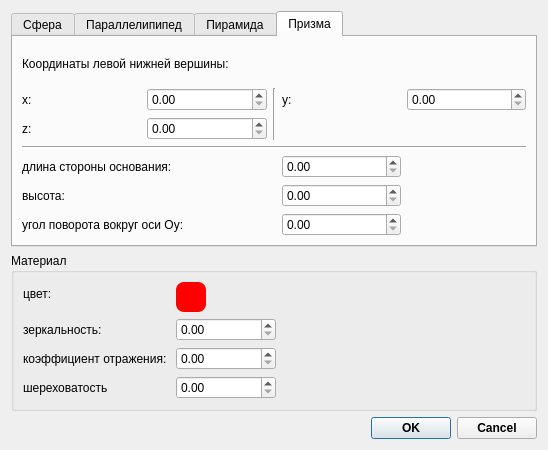
<?xml version="1.0" encoding="UTF-8"?>
<ui version="4.0">
 <class>Dialog</class>
 <widget class="QDialog" name="Dialog">
  <property name="geometry">
   <rect>
    <x>0</x>
    <y>0</y>
    <width>548</width>
    <height>450</height>
   </rect>
  </property>
  <property name="windowTitle">
   <string>Dialog</string>
  </property>
  <layout class="QVBoxLayout" name="verticalLayout">
   <item>
    <widget class="QTabWidget" name="tabWidget">
     <property name="currentIndex">
      <number>3</number>
     </property>
     <widget class="QWidget" name="tab">
      <attribute name="title">
       <string>Сфера</string>
      </attribute>
      <layout class="QGridLayout" name="gridLayout">
       <item row="3" column="1">
        <widget class="QDoubleSpinBox" name="s_z"/>
       </item>
       <item row="1" column="0">
        <widget class="QLabel" name="label_3">
         <property name="text">
          <string>x:</string>
         </property>
        </widget>
       </item>
       <item row="1" column="1">
        <widget class="QDoubleSpinBox" name="s_x"/>
       </item>
       <item row="3" column="0">
        <widget class="QLabel" name="label_5">
         <property name="text">
          <string>z:</string>
         </property>
        </widget>
       </item>
       <item row="0" column="4">
        <widget class="QDoubleSpinBox" name="s_r"/>
       </item>
       <item row="2" column="0">
        <widget class="QLabel" name="label_4">
         <property name="text">
          <string>y:</string>
         </property>
        </widget>
       </item>
       <item row="0" column="3">
        <widget class="QLabel" name="label_2">
         <property name="text">
          <string>Радиус:</string>
         </property>
        </widget>
       </item>
       <item row="2" column="1">
        <widget class="QDoubleSpinBox" name="s_y"/>
       </item>
       <item row="0" column="0" colspan="2">
        <widget class="QLabel" name="label">
         <property name="text">
          <string>Центр сферы:</string>
         </property>
        </widget>
       </item>
       <item row="0" column="2" rowspan="4">
        <widget class="Line" name="line_4">
         <property name="orientation">
          <enum>Qt::Vertical</enum>
         </property>
        </widget>
       </item>
      </layout>
     </widget>
     <widget class="QWidget" name="tab_2">
      <attribute name="title">
       <string>Параллелипипед</string>
      </attribute>
      <layout class="QGridLayout" name="gridLayout_2">
       <item row="1" column="3">
        <widget class="QLabel" name="label_8">
         <property name="text">
          <string>y:</string>
         </property>
        </widget>
       </item>
       <item row="2" column="1">
        <widget class="QDoubleSpinBox" name="paral_z"/>
       </item>
       <item row="5" column="1">
        <widget class="QDoubleSpinBox" name="paral_w"/>
       </item>
       <item row="4" column="2" rowspan="2">
        <widget class="Line" name="line_8">
         <property name="orientation">
          <enum>Qt::Vertical</enum>
         </property>
        </widget>
       </item>
       <item row="4" column="3">
        <widget class="QLabel" name="label_12">
         <property name="text">
          <string>высота:</string>
         </property>
        </widget>
       </item>
       <item row="1" column="2" rowspan="2">
        <widget class="Line" name="line_7">
         <property name="orientation">
          <enum>Qt::Vertical</enum>
         </property>
        </widget>
       </item>
       <item row="1" column="1">
        <widget class="QDoubleSpinBox" name="paral_x"/>
       </item>
       <item row="1" column="0">
        <widget class="QLabel" name="label_6">
         <property name="text">
          <string>x:</string>
         </property>
        </widget>
       </item>
       <item row="4" column="1">
        <widget class="QDoubleSpinBox" name="paral_l"/>
       </item>
       <item row="4" column="4">
        <widget class="QDoubleSpinBox" name="paral_h"/>
       </item>
       <item row="2" column="0">
        <widget class="QLabel" name="label_9">
         <property name="text">
          <string>z:</string>
         </property>
        </widget>
       </item>
       <item row="0" column="0" colspan="4">
        <widget class="QLabel" name="label_7">
         <property name="text">
          <string>Координаты левой нижней вершины:</string>
         </property>
        </widget>
       </item>
       <item row="5" column="0">
        <widget class="QLabel" name="label_11">
         <property name="text">
          <string>ширина:</string>
         </property>
        </widget>
       </item>
       <item row="4" column="0">
        <widget class="QLabel" name="label_10">
         <property name="text">
          <string>длина:</string>
         </property>
        </widget>
       </item>
       <item row="1" column="4">
        <widget class="QDoubleSpinBox" name="paral_y"/>
       </item>
       <item row="3" column="0" colspan="5">
        <widget class="Line" name="line">
         <property name="orientation">
          <enum>Qt::Horizontal</enum>
         </property>
        </widget>
       </item>
       <item row="6" column="0" colspan="2">
        <widget class="QLabel" name="label_29">
         <property name="text">
          <string>угол поворота вокруг оси Оу:</string>
         </property>
        </widget>
       </item>
       <item row="6" column="3">
        <widget class="QDoubleSpinBox" name="paral_a"/>
       </item>
      </layout>
     </widget>
     <widget class="QWidget" name="tab_3">
      <attribute name="title">
       <string>Пирамида</string>
      </attribute>
      <layout class="QGridLayout" name="gridLayout_3">
       <item row="2" column="0">
        <widget class="QLabel" name="label_14">
         <property name="text">
          <string>z:</string>
         </property>
        </widget>
       </item>
       <item row="1" column="1">
        <widget class="QDoubleSpinBox" name="pyr_x"/>
       </item>
       <item row="3" column="0" colspan="5">
        <widget class="Line" name="line_2">
         <property name="orientation">
          <enum>Qt::Horizontal</enum>
         </property>
        </widget>
       </item>
       <item row="5" column="0">
        <widget class="QLabel" name="label_18">
         <property name="text">
          <string>высота:</string>
         </property>
        </widget>
       </item>
       <item row="0" column="0" colspan="4">
        <widget class="QLabel" name="label_15">
         <property name="text">
          <string>Координаты левой нижней вершины:</string>
         </property>
        </widget>
       </item>
       <item row="4" column="0" colspan="2">
        <widget class="QLabel" name="label_19">
         <property name="text">
          <string>длина стороны основания:</string>
         </property>
        </widget>
       </item>
       <item row="1" column="4">
        <widget class="QDoubleSpinBox" name="pyr_y"/>
       </item>
       <item row="1" column="3">
        <widget class="QLabel" name="label_17">
         <property name="text">
          <string>y:</string>
         </property>
        </widget>
       </item>
       <item row="1" column="0">
        <widget class="QLabel" name="label_13">
         <property name="text">
          <string>x:</string>
         </property>
        </widget>
       </item>
       <item row="2" column="1">
        <widget class="QDoubleSpinBox" name="pyr_z"/>
       </item>
       <item row="1" column="2" rowspan="2">
        <widget class="Line" name="line_5">
         <property name="orientation">
          <enum>Qt::Vertical</enum>
         </property>
        </widget>
       </item>
       <item row="6" column="0" colspan="2">
        <widget class="QLabel" name="label_30">
         <property name="text">
          <string>угол поворота вокруг оси Оу:</string>
         </property>
        </widget>
       </item>
       <item row="6" column="3">
        <widget class="QDoubleSpinBox" name="pyr_a"/>
       </item>
       <item row="5" column="3">
        <widget class="QDoubleSpinBox" name="pyr_h"/>
       </item>
       <item row="4" column="3">
        <widget class="QDoubleSpinBox" name="pyr_l"/>
       </item>
      </layout>
     </widget>
     <widget class="QWidget" name="tab_4">
      <attribute name="title">
       <string>Призма</string>
      </attribute>
      <layout class="QGridLayout" name="gridLayout_4">
       <item row="3" column="0" colspan="5">
        <widget class="Line" name="line_3">
         <property name="orientation">
          <enum>Qt::Horizontal</enum>
         </property>
        </widget>
       </item>
       <item row="0" column="0" colspan="5">
        <widget class="QLabel" name="label_16">
         <property name="text">
          <string>Координаты левой нижней вершины:</string>
         </property>
        </widget>
       </item>
       <item row="1" column="0">
        <widget class="QLabel" name="label_21">
         <property name="text">
          <string>x:</string>
         </property>
        </widget>
       </item>
       <item row="4" column="0" colspan="2">
        <widget class="QLabel" name="label_24">
         <property name="text">
          <string>длина стороны основания:</string>
         </property>
        </widget>
       </item>
       <item row="1" column="3">
        <widget class="QLabel" name="label_22">
         <property name="text">
          <string>y:</string>
         </property>
        </widget>
       </item>
       <item row="1" column="4">
        <widget class="QDoubleSpinBox" name="pr_y"/>
       </item>
       <item row="5" column="0">
        <widget class="QLabel" name="label_20">
         <property name="text">
          <string>высота:</string>
         </property>
        </widget>
       </item>
       <item row="1" column="2" rowspan="2">
        <widget class="Line" name="line_6">
         <property name="orientation">
          <enum>Qt::Vertical</enum>
         </property>
        </widget>
       </item>
       <item row="1" column="1">
        <widget class="QDoubleSpinBox" name="pr_x"/>
       </item>
       <item row="2" column="1">
        <widget class="QDoubleSpinBox" name="pr_z"/>
       </item>
       <item row="2" column="0">
        <widget class="QLabel" name="label_23">
         <property name="text">
          <string>z:</string>
         </property>
        </widget>
       </item>
       <item row="6" column="0" colspan="2">
        <widget class="QLabel" name="label_31">
         <property name="text">
          <string>угол поворота вокруг оси Оу:</string>
         </property>
        </widget>
       </item>
       <item row="6" column="3">
        <widget class="QDoubleSpinBox" name="pr_a"/>
       </item>
       <item row="5" column="3">
        <widget class="QDoubleSpinBox" name="pr_h"/>
       </item>
       <item row="4" column="3">
        <widget class="QDoubleSpinBox" name="pr_l"/>
       </item>
      </layout>
     </widget>
    </widget>
   </item>
   <item>
    <widget class="QGroupBox" name="groupBox">
     <property name="title">
      <string>Материал</string>
     </property>
     <layout class="QFormLayout" name="formLayout">
      <item row="1" column="0">
       <widget class="QLabel" name="label_25">
        <property name="text">
         <string>цвет:</string>
        </property>
       </widget>
      </item>
      <item row="3" column="0">
       <widget class="QLabel" name="label_26">
        <property name="text">
         <string>зеркальность:</string>
        </property>
       </widget>
      </item>
      <item row="3" column="1">
       <widget class="QDoubleSpinBox" name="spec">
        <property name="maximumSize">
         <size>
          <width>100</width>
          <height>16777215</height>
         </size>
        </property>
       </widget>
      </item>
      <item row="4" column="0">
       <widget class="QLabel" name="label_27">
        <property name="text">
         <string>коэффициент отражения: </string>
        </property>
       </widget>
      </item>
      <item row="4" column="1">
       <widget class="QDoubleSpinBox" name="refl">
        <property name="maximumSize">
         <size>
          <width>100</width>
          <height>16777215</height>
         </size>
        </property>
       </widget>
      </item>
      <item row="5" column="0">
       <widget class="QLabel" name="label_28">
        <property name="text">
         <string>шереховатость</string>
        </property>
       </widget>
      </item>
      <item row="5" column="1">
       <widget class="QDoubleSpinBox" name="rough">
        <property name="maximumSize">
         <size>
          <width>100</width>
          <height>16777215</height>
         </size>
        </property>
       </widget>
      </item>
      <item row="1" column="1">
       <widget class="QPushButton" name="pushButton">
        <property name="minimumSize">
         <size>
          <width>30</width>
          <height>30</height>
         </size>
        </property>
        <property name="maximumSize">
         <size>
          <width>30</width>
          <height>30</height>
         </size>
        </property>
        <property name="styleSheet">
         <string notr="true">background-color: rgb(255, 0, 0);
border-radius: 8px;</string>
        </property>
        <property name="text">
         <string/>
        </property>
       </widget>
      </item>
     </layout>
    </widget>
   </item>
   <item>
    <widget class="QDialogButtonBox" name="buttonBox">
     <property name="font">
      <font>
       <weight>75</weight>
       <bold>true</bold>
      </font>
     </property>
     <property name="orientation">
      <enum>Qt::Horizontal</enum>
     </property>
     <property name="standardButtons">
      <set>QDialogButtonBox::Cancel|QDialogButtonBox::Ok</set>
     </property>
    </widget>
   </item>
  </layout>
 </widget>
 <resources/>
 <connections>
  <connection>
   <sender>buttonBox</sender>
   <signal>accepted()</signal>
   <receiver>Dialog</receiver>
   <slot>accept()</slot>
   <hints>
    <hint type="sourcelabel">
     <x>227</x>
     <y>430</y>
    </hint>
    <hint type="destinationlabel">
     <x>157</x>
     <y>274</y>
    </hint>
   </hints>
  </connection>
  <connection>
   <sender>buttonBox</sender>
   <signal>rejected()</signal>
   <receiver>Dialog</receiver>
   <slot>reject()</slot>
   <hints>
    <hint type="sourcelabel">
     <x>295</x>
     <y>436</y>
    </hint>
    <hint type="destinationlabel">
     <x>286</x>
     <y>274</y>
    </hint>
   </hints>
  </connection>
  <connection>
   <sender>pushButton</sender>
   <signal>clicked()</signal>
   <receiver>Dialog</receiver>
   <slot>color()</slot>
   <hints>
    <hint type="sourcelabel">
     <x>233</x>
     <y>269</y>
    </hint>
    <hint type="destinationlabel">
     <x>607</x>
     <y>244</y>
    </hint>
   </hints>
  </connection>
 </connections>
 <slots>
  <slot>color()</slot>
 </slots>
</ui>
